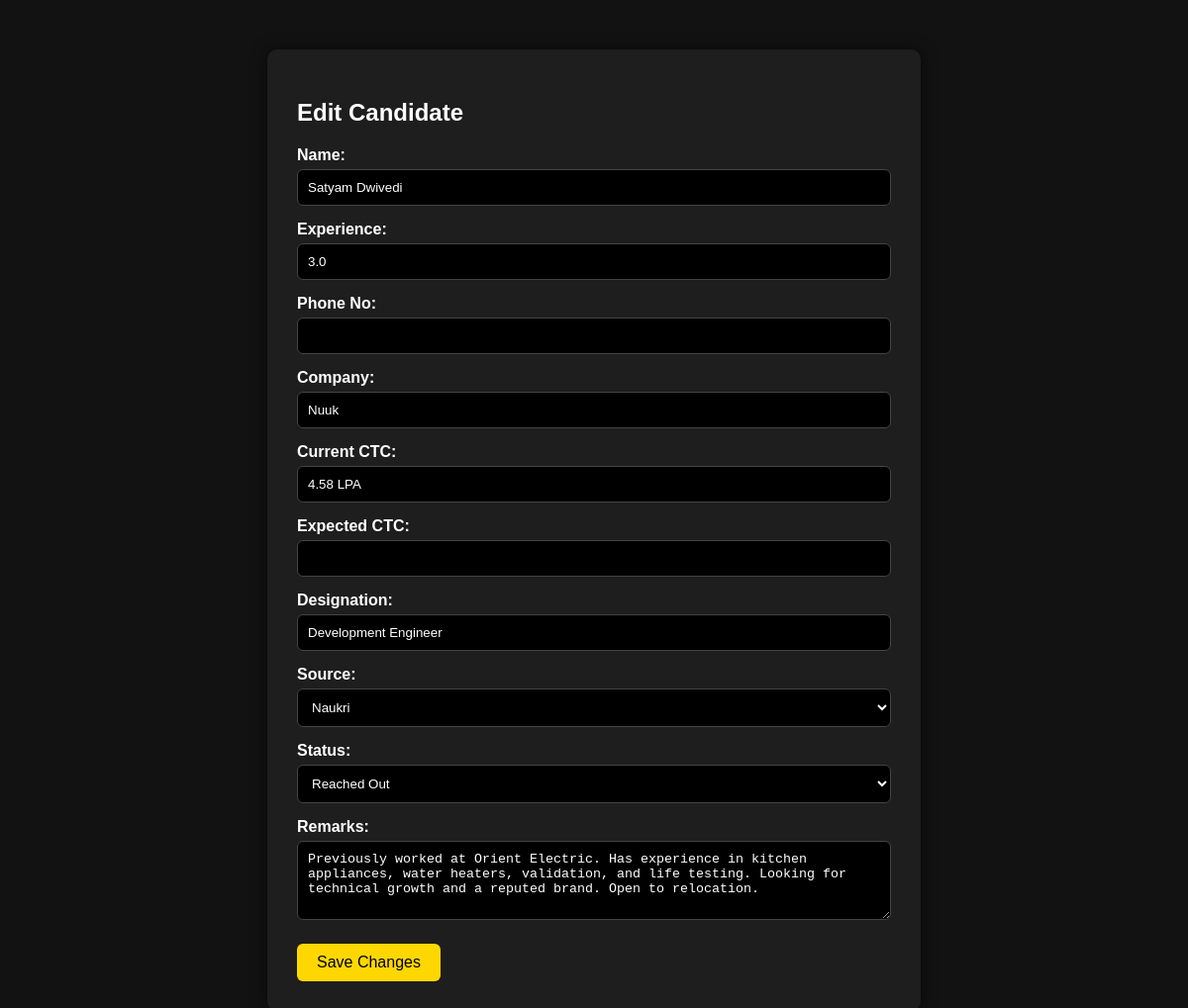
Page /edit-candidate/49/ on the committed database.
### cross_dept_app/models.py (models this page shows, shortened)
class Candidate(models.Model):
    requisition = models.ForeignKey(Requisition, on_delete=models.CASCADE, related_name="candidates")
    name = models.CharField(max_length=100, blank=True, null=True)
    experience = models.FloatField(blank=True, null=True)
    phone_no = models.CharField(max_length=15, blank=True, null=True)
    company = models.CharField(max_length=100, blank=True, null=True)
    current_ctc = models.CharField(max_length=100, blank=True, null=True)
    expected_ctc = models.CharField(max_length=100, blank=True, null=True)
    designation = models.CharField(max_length=100, blank=True, null=True)
    SOURCE_CHOICES = [
        ('Naukri', 'Naukri'),
        ('Linkedin', 'Linkedin'),
        ('Indeed', 'Indeed'),
        ('Employee Referral', 'Employee Referral')
    ]
    source = models.CharField(max_length=100, choices=SOURCE_CHOICES, blank=True, null=True)
    STATUS_CHOICES = [
        ('Reached Out', 'Reached Out'),
        ('Consideration', 'Consideration'),
        ('Interview', 'Interview'),
        ('Offers', 'Offers'),
        ('Hire','Hire')
    ]
    status = models.CharField(max_length=255, choices=STATUS_CHOICES, blank=True, null=True)
    remarks = models.TextField(blank=True, null=True)

### cross_dept_app/views.py (the view, shortened to what this page needs)
# urls.py: path('edit-candidate/<int:pk>/', edit_candidate, name='edit_candidate'),
def edit_candidate(request, pk):
    candidate = get_object_or_404(Candidate, pk=pk)
    requisitions = Requisition.objects.all()  # In case you want to allow changing requisition too
    return render(request, "edit_candidate.html", {
        "candidate": candidate,
        "requisitions": requisitions
    })

### cross_dept_project/templates/edit_candidate.html (shortened to what this page needs)
<!DOCTYPE html>
<html lang="en">
<head>
</head>
<body>
<div class="container">
    <h2>Edit Candidate</h2>
    <form method="post">
        <label>Name:</label>
        <input type="text" name="name" class="form-control" value="{{ candidate.name }}">
        <label>Experience:</label>
        <input type="text" name="experience" class="form-control" value="{{ candidate.experience }}">
        <label>Phone No:</label>
        <input type="text" name="phone_no" class="form-control" value="{{ candidate.phone_no }}">
        <label>Company:</label>
        <input type="text" name="company" class="form-control" value="{{ candidate.company }}">
        <label>Current CTC:</label>
        <input type="text" name="current_ctc" class="form-control" value="{{ candidate.current_ctc }}">
        <label>Expected CTC:</label>
        <input type="text" name="expected_ctc" class="form-control" value="{{ candidate.expected_ctc }}">
        <label>Designation:</label>
        <input type="text" name="designation" class="form-control" value="{{ candidate.designation }}">
        <label>Source:</label>
        <select name="source" class="form-control">
            {% for choice, label in candidate.SOURCE_CHOICES %}
                <option value="{{ choice }}" {% if candidate.source == choice %}selected{% endif %}>{{ label }}</option>
            {% endfor %}
        </select>
        <label>Status:</label>
        <select name="status" class="form-control">
            {% for choice, label in candidate.STATUS_CHOICES %}
                <option value="{{ choice }}" {% if candidate.status == choice %}selected{% endif %}>{{ label }}</option>
            {% endfor %}
        </select>
        <label>Remarks:</label>
        <textarea name="remarks" class="form-control">{{ candidate.remarks }}</textarea>
        <button type="submit">Save Changes</button>
    </form>
</div>
</body>
</html>

### cross_dept_project/templates/edit_candidate.html (style rules this page uses)
body { background-color: #121212; color: #fff; font-family: Arial, sans-serif; margin: 0; padding: 0; }
.container { max-width: 600px; margin: 50px auto; background-color: #1e1e1e; padding: 30px; border-radius: 10px; box-shadow: 0 0 15px rgba(0,0,0,0.5); }
form label { display: block; margin-top: 15px; margin-bottom: 5px; font-weight: bold; }
.form-control { width: 100%; padding: 10px; border-radius: 6px; border: 1px solid #444; background-color: #000; color: white; box-sizing: border-box; }
.form-control::placeholder { color: white; opacity: 0.7; }
textarea.form-control { resize: vertical; min-height: 80px; }
button { margin-top: 20px; padding: 10px 20px; background-color: gold; color: black; border: none; border-radius: 6px; cursor: pointer; font-size: 16px; }

### rows in the picture
Candidate: name "Satyam Dwivedi", experience "3.0", company "Nuuk", current_ctc "4.58 LPA", designation "Development Engineer", source "Naukri", status "Reached Out", remarks "Previously worked at Orient Electric. Has experience in kitchen appliances, water heaters, validation, and life testing. Looking for technical growth and a reputed brand. Open to relocation."
